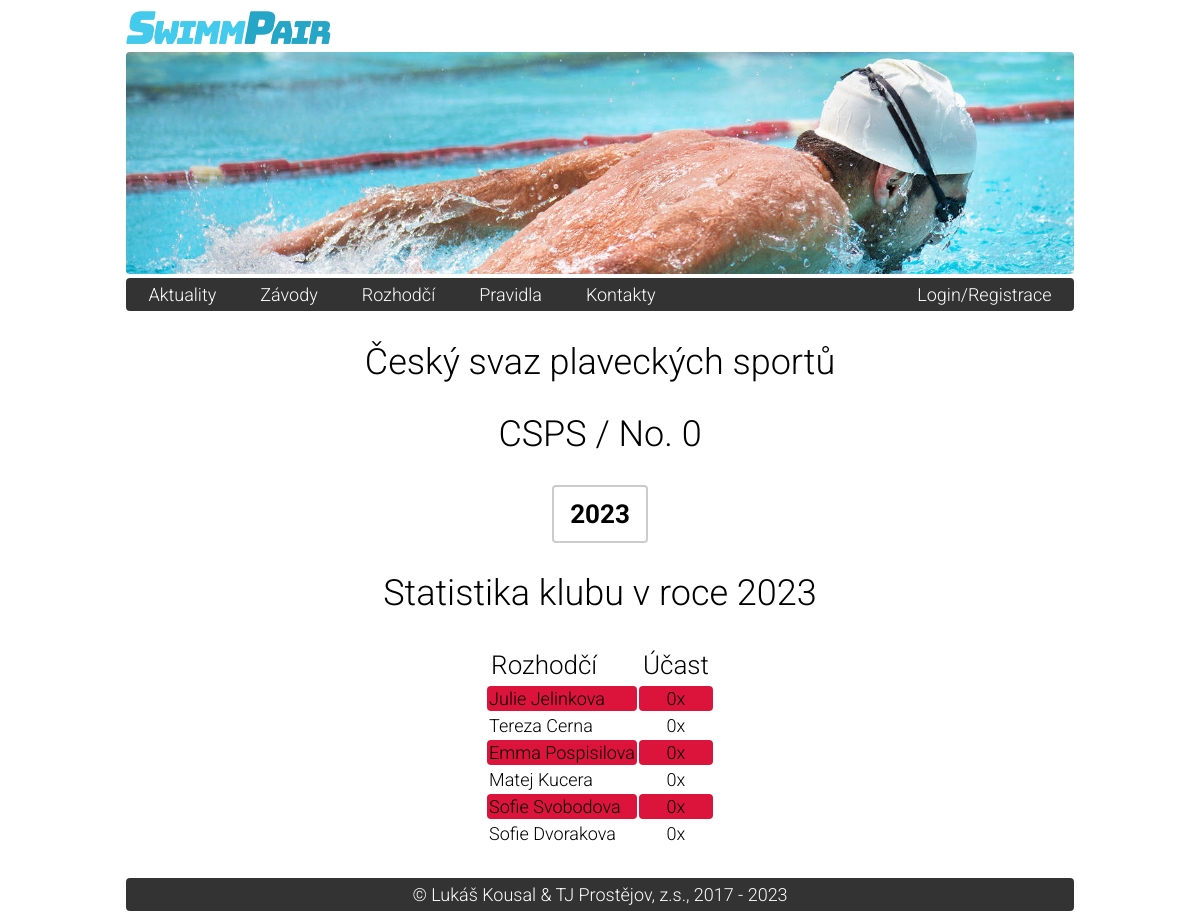
The page /klub.php?id=0 on the database its author committed.
### tables this page shows
CREATE TABLE `sp_clubs` (
  `id` int NOT NULL AUTO_INCREMENT,
  `name` varchar(80) NOT NULL,
  `abbreviation` text NOT NULL,
  `code` int DEFAULT NULL,
  `img` text,
  `affiliation_region_id` int NOT NULL,
  PRIMARY KEY (`id`),
  UNIQUE KEY `name` (`name`)
);

CREATE TABLE `sp_users` (
  `id` int NOT NULL AUTO_INCREMENT,
  `first_name` varchar(50) NOT NULL,
  `last_name` varchar(50) NOT NULL,
  `email` varchar(100) NOT NULL,
  `password` varchar(100) NOT NULL,
  `hash` varchar(32) NOT NULL,
  `active_flag` tinyint(1) NOT NULL DEFAULT '0',
  `approved_flag` tinyint(1) NOT NULL DEFAULT '0',
  `rights` tinyint(1) NOT NULL,
  `referee_rank_id` int NOT NULL,
  `affiliation_club_id` int NOT NULL,
  PRIMARY KEY (`id`),
  KEY `klubaffil` (`affiliation_club_id`),
  CONSTRAINT `FK_users_klub` FOREIGN KEY (`affiliation_club_id`) REFERENCES `sp_clubs` (`id`)
);

### model/Sanitizer.php (called while the page is built, shortened)
<?php
class Sanitizer
{
	public static function getGetInt($key)
	{
		return (int) $_GET[$key];
	}
}

### start.php (called while the page is built, shortened)
<?php
    $host = getenv("DATABASE_HOST");
    $user = getenv("DATABASE_USER");
    $pass = getenv("DATABASE_PASS");
    $db = getenv("DATABASE_NAME");
	$mysqli = new mysqli($host, $user, $pass, $db) or die($mysqli->error);
	$mysqli->set_charset('utf8');
	function h($string)
	{
	    return htmlspecialchars($string);
	}
	require __DIR__ . '/model/Sanitizer.php';
	require __DIR__ . '/model/User.php';
	require __DIR__ . '/model/UsersManager.php';
	require __DIR__ . '/model/CupsManager.php';
	require __DIR__ . '/model/Club.php';
	require __DIR__ . '/model/ClubsManager.php';
	$usersManager = new UsersManager($mysqli);
	$cupsManager = new CupsManager($mysqli);
	$clubsManager = new ClubsManager($mysqli);

### model/CupsManager.php (called while the page is built, shortened)
<?php
class CupsManager
{
	public function GetMaximumCupYear()
	{
		return (int) date("Y");
	}
}

### model/ClubsManager.php (called while the page is built, shortened)
<?php
class ClubsManager
{
	private $mysqli;
	public function __construct(mysqli $mysqli)
	{
		$this->mysqli = $mysqli;
	}
	public function GetClubByID($clubID)
	{
		$statement = $this->mysqli->prepare('CALL `GetClubByID`(?)');
		$statement->bind_param('i', $clubID);
		return $this->_CreateClubFromStatement($statement);
	}
	private function _CreateClubFromRow(array $row)
	{
		return new Club($row['id'], $row['name'], $row['abbreviation'], $row['code'], $row['img'], $row['affiliation_region_id']);
	}
	private function _CreateClubFromStatement(mysqli_stmt $statement)
	{
		$statement->execute();
		$row = $statement->get_result()->fetch_assoc();
		if ($row !== NULL) {
			return $this->_CreateClubFromRow($row);
		} else {
			return NULL;
		}
	}
}

### model/Club.php (called while the page is built, shortened)
<?php
class Club
{
	public function __construct($id, $name, $abbreviation, $code, $img, $affiliation_region_id)
	{
		$this->name = $name;
		$this->abbreviation = $abbreviation;
		$this->code = $code;
	}
}

### model/UsersManager.php (called while the page is built, shortened)
<?php
class UsersManager
{
	private $mysqli;
	public function __construct(mysqli $mysqli)
	{
		$this->mysqli = $mysqli;
	}
	public function FindAllTeamMembers($teamId)
	{
		$statement = $this->mysqli->prepare('CALL `FindAllTeamMembers`(?)');
		$statement->bind_param('i', $teamId);
		$users = $this->_CreateUsersFromStatement($statement);
		return $users;
	}
	private function _CreateUsersFromStatement(mysqli_stmt $statement)
	{
		$statement->execute();
		$rows = $statement->get_result()->fetch_all(MYSQLI_ASSOC);
		$users = [];
		foreach ($rows as $row) {
			$users[] = $this->_CreateUserFromRow($row);
		}
		return $users;
	}
	private function _CreateUserFromRow(array $row)
	{
		return new User($row['id'], $row['first_name'], $row['last_name'], $row['email'], $row['approved_flag'], $row['rights'], $row['referee_rank_id'], $row['affiliation_club_id']);
	}
}

### model/User.php (called while the page is built, shortened)
<?php
class User
{
	public function __construct($id, $first_name, $last_name, $email, $approved_flag, $rights, $referee_rank_id, $affiliation_club_id)
	{
		$this->id = $id;
		$this->first_name = $first_name;
		$this->last_name = $last_name;
	}
}

### klub.php (the view, shortened to what this page needs)
<?php
require 'start.php';
$clubId = Sanitizer::getGetInt('id');
$maxCupYear = $cupsManager->GetMaximumCupYear();
$club = $clubsManager->GetClubByID($clubId);
$myPPL = $usersManager->FindAllTeamMembers($clubId);
?>
<!DOCTYPE html>
<html>
<head>
	<?php include("UNIFIED_head_content.php"); ?>
</head>
<body onload="PopulateClubStatsGivenYear(<?= $clubId;?>,<?=$maxCupYear;?>);">
<div class="bodywrapper">
    <?php include("UNIFIED_header.php"); ?>
    <?php include("UNIFIED_menu.php"); ?>
    <section class="content">
        <h1 style="text-align:center"><?= h($club->name)?></h1>
        <h1 style="text-align:center"><?= h($club->abbreviation)?> / No. <?= h($club->code)?></h1>
        <div id="roky-box" align="center">
            <div id="roky" class="season-box">
                <span onclick="ProcessClubForTheSeason(<?php echo $clubId; ?>, this);" class="season-button selected"><?php echo $maxCupYear; ?></span>
            </div>
        </div>
        <h1 style="text-align:center">Statistika klubu v roce <span id="rok-ucasti"><?php echo $maxCupYear; ?></span></h1>
        <table class="statistikysezona" align="center">
            <tbody>
            <tr class="statistikyhlavicka">
                <th>Rozhodčí</th>
                <th>Účast</th>
            </tr>
            <?php
                if(count($myPPL)!=0) {
	                ?>
	                <?php foreach ($myPPL as $person) : ?>
                        <tr>
                            <td><?= h($person->first_name) ?> <?= h($person->last_name) ?></td>
                            <td style="text-align: center;"><span id="<?= h($person->id) ?>">0</span>x</td>
                        </tr>
	                <?php endforeach; ?>
                    </tbody>
                </table>
	                <?php
                }
                else
                {
	                echo "</tbody>";
                    echo "</table>";
	                echo "<p style=\"text-align:center;\">–<span style=\"border: 1px solid black;\">&nbsp;0 ROZHODČÍCH V TOMTO KLUBU&nbsp;</span>–</p>";
                }
            ?>
    </section>
    <?php include("UNIFIED_footer.php"); ?>
</div>
</body>
</html>

### css/style.css (style rules this page uses)
html { overflow-y: scroll; }
body { color: #000; font-weight: 300; font-family: 'Roboto', sans-serif; font-size: 18px; text-align: center; }
.bodywrapper { width: 80%; margin: 0 auto; text-align: left; }
h1 { font-weight: 300; font-family: 'Roboto', sans-serif; font-size: 32px; }
.season-box { box-sizing: border-box; border: 2px solid #ccc; border-radius: 4px; width: fit-content; padding: 12px 12px 12px 12px; }
.season-box .season-button { border-radius: 4px; font-size: 24px; padding: 4px 4px 4px 4px; transition: background-color 0.4s ease; -webkit-transition: background-color 0.4s ease; -moz-transition: background-color 0.4s ease; -o-transition: background-color 0.4s ease; }
.season-box .selected { font-weight: bold; font-size: 26px; }
.content>h1, #title>h1, #content>h1 { text-align: center; font-weight: 300; font-size: 36px; }
.statistikysezona { margin-bottom: 30px; }
.statistikysezona .statistikyhlavicka th { padding: 4px; }
.statistikysezona th { font-weight: 300; font-size: 26px; }
.statistikysezona tr:nth-child(odd) td { border-radius: 4px; padding: 2px; }
.statistikysezona tr:nth-child(even) td { border-radius: 4px; padding: 2px; ; background-color: #DC143C; }

### rows shown on the page
sp_clubs: name "Český svaz plaveckých sportů", abbreviation "CSPS", code "0"
sp_users: first_name "Julie", last_name "Jelinkova"
sp_users: first_name "Tereza", last_name "Cerna"
sp_users: first_name "Emma", last_name "Pospisilova"
sp_users: first_name "Matej", last_name "Kucera"
sp_users: first_name "Sofie", last_name "Svobodova"
sp_users: first_name "Sofie", last_name "Dvorakova"

### other values the page prints
$maxCupYear "2023"
